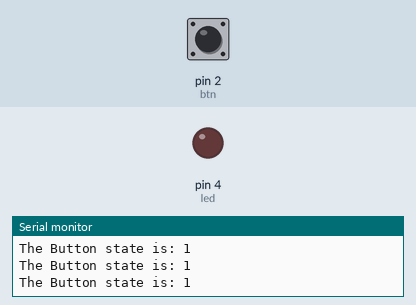
Recording of a sketch running on a simulated Arduino Uno, built with avr-gcc and run on an emulated ATmega328P. Parts: output pins drawn as LEDs (lit = HIGH), the last lines printed to the serial monitor. The test bench sets the inputs (shaded band); at power-on: pin 2 (btn) HIGH.

Above: at 1.2 s.
1.3 s: pin 2 (btn) pulled LOW for 0.15 s
At 1.4 s:
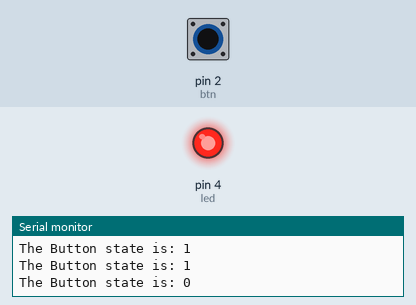
3.0 s: pin 2 (btn) pulled LOW for 3.2 s
At 6.5 s:
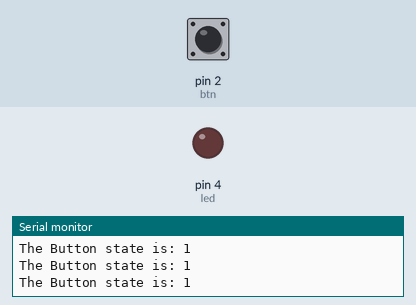
Timing chart, 0 to 8.0 s (numbered marks = the images above; inputs shaded):
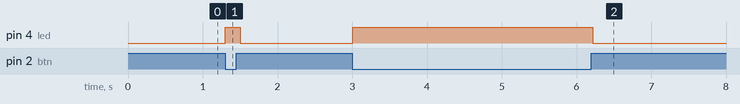

The sketch:

sketch.ino
```cpp
const int br = 9600;
const int btn = 2;
int result;
int dt = 100;
const int led = 4;

void setup() {
  Serial.begin(br);
  pinMode(btn, INPUT);
  pinMode(led, OUTPUT);
}

void loop() {
  result = digitalRead(btn);
  Serial.print("The Button state is: ");
  Serial.println(result);
  if (result == 0){
    digitalWrite(led, HIGH);
  }
  else {
    digitalWrite(led, LOW);
  }
    delay(dt);
}
```

Measured:
- after the input at 1.3 s, pin 4 (led): LOW → HIGH at once, → LOW 0.20 s later
- after the input at 3.0 s, pin 4 (led): LOW → HIGH at once, → LOW 3.2 s later
